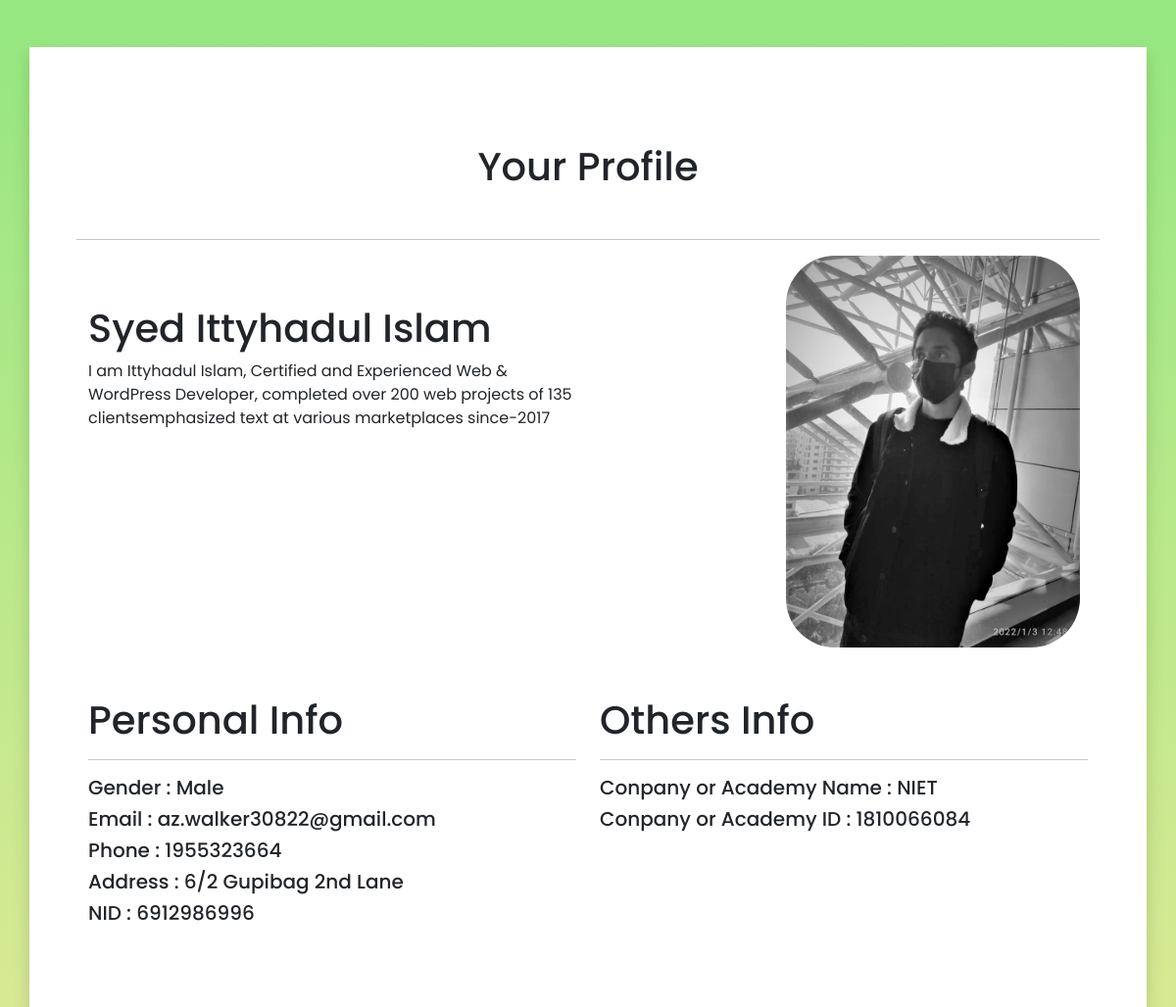
The app's page /profile.php?status=view&&id=1 (signed in) with its own data.
### tables this page shows
CREATE TABLE `form` (
  `id` int(11) NOT NULL,
  `first_name` text NOT NULL,
  `last_name` text NOT NULL,
  `phone` int(50) NOT NULL,
  `email` varchar(50) NOT NULL,
  `bio` longtext NOT NULL,
  `date` date NOT NULL,
  `gender` text NOT NULL,
  `address` mediumtext NOT NULL,
  `address2` mediumtext NOT NULL,
  `city` text NOT NULL,
  `state` text NOT NULL,
  `zip_code` int(30) NOT NULL,
  `com_edu` text NOT NULL,
  `current_status` text NOT NULL,
  `acdm_id` bigint(20) NOT NULL,
  `nid` bigint(20) NOT NULL,
  `img` varchar(255) NOT NULL
);

### function.php (called while the page is built, shortened)
<?php
class Log_Reg_system
{
    public function __construct()
    {
        $db_host = "localhost";
        $db_user = "root";
        $db_pass = "";
        $db_name = "registration_login";
        $this->conn = mysqli_connect($db_host, $db_user, $db_pass, $db_name);
    }
}
class Form extends Log_Reg_system
{
    public function display_data_by_id($id)
    {
        $display_query = "SELECT * FROM form WHERE id = $id";
        if (mysqli_query($this->conn, $display_query)) {
            $get_data = mysqli_query($this->conn, $display_query);
            $fatch_data = mysqli_fetch_assoc($get_data);
            return $fatch_data;
        }
    }
}

### profile.php (the view, shortened to what this page needs)
<?php
include("./function.php");
$obj = new Form();
if (isset($_GET["status"])) {
    if ($_GET["status"] == "view") {
        $id = $_GET["id"];
        $return = $obj->display_data_by_id($id);
    }
}
?>
<!DOCTYPE html>
<html lang="en">
<head>
    <link href="//maxcdn.bootstrapcdn.com/font-awesome/4.1.0/css/font-awesome.min.css" rel="stylesheet">
    <link href="https://cdn.jsdelivr.net/npm/bootstrap@5.0.2/dist/css/bootstrap.min.css" rel="stylesheet">
    <link rel="stylesheet" href="./css/profile.css">
</head>
<body>
    <div class="container my-5 p-5 shadow">
        <h1 class="text-center profile-title">Your Profile</h1>
        <hr>
        <div class="container about_info">
            <div class="row">
                <div class="col-6">
                    <h1><?php echo $return["first_name"] ?></h1>
                    <p><?php echo $return["bio"] ?></p>
                </div>
                <div class="col-6">
                    <img src="./upload/<?php echo $return["img"] ?>" alt="" srcset="">
                </div>
            </div>
            <div class="row">
                <div class="col-6">
                    <h1>Personal Info</h1>
                    <hr>
                    <h5>Gender :
                        <?php
                        if ($return["gender"] == 1) {
                            echo "Male";
                        } elseif ($return["gender"] == 2) {
                            echo "Female";
                        } elseif ($return["gender"] == 3) {
                            echo "Other";
                        }
                        ?>
                    </h5>
                    <h5>Email : <?php echo $return["email"] ?></h5>
                    <h5>Phone : <?php echo $return["phone"] ?></h5>
                    <h5>Address : <?php echo $return["address"] ?></h5>
                    <h5>NID : <?php echo $return["nid"] ?></h5>
                </div>
                <div class="col-6">
                    <h1>Others Info</h1>
                    <hr>
                    <h5>Conpany or Academy Name : <?php echo $return["com_edu"] ?></h5>
                    <h5>Conpany or Academy ID : <?php echo $return["acdm_id"] ?></h5>
                </div>
            </div>
            <br><br>
        </div>
    </div>
</body>
</html>

### css/profile.css (style rules this page uses)
* { margin: 0; padding: 0; font-family: 'Poppins', sans-serif; }
body { width: 100%; min-height: 100vh; background-image: linear-gradient(rgba(43, 207, 2, 0.5), rgba(187, 212, 44, 0.5)); background-position: cover; background-size: cover; }
.container { background-color: white; }
.container .profile-title { margin-bottom: 50px; }
.container h1 { padding-top: 50px; }
.container img { width: 300px; height: auto; margin-left: 190px; border-radius: 50px; }

### records on screen
form: first_name "Syed Ittyhadul Islam", bio "I am Ittyhadul Islam, Certified and Experienced Web & WordPress Developer, completed over 200 web projects of 135 clientsemphasized text at various marketplaces since-2017", img (picture), email "az.walker30822@gmail.com", phone "1955323664", address "6/2 Gupibag 2nd Lane", nid "6912986996", com_edu "NIET", acdm "1810066084"
